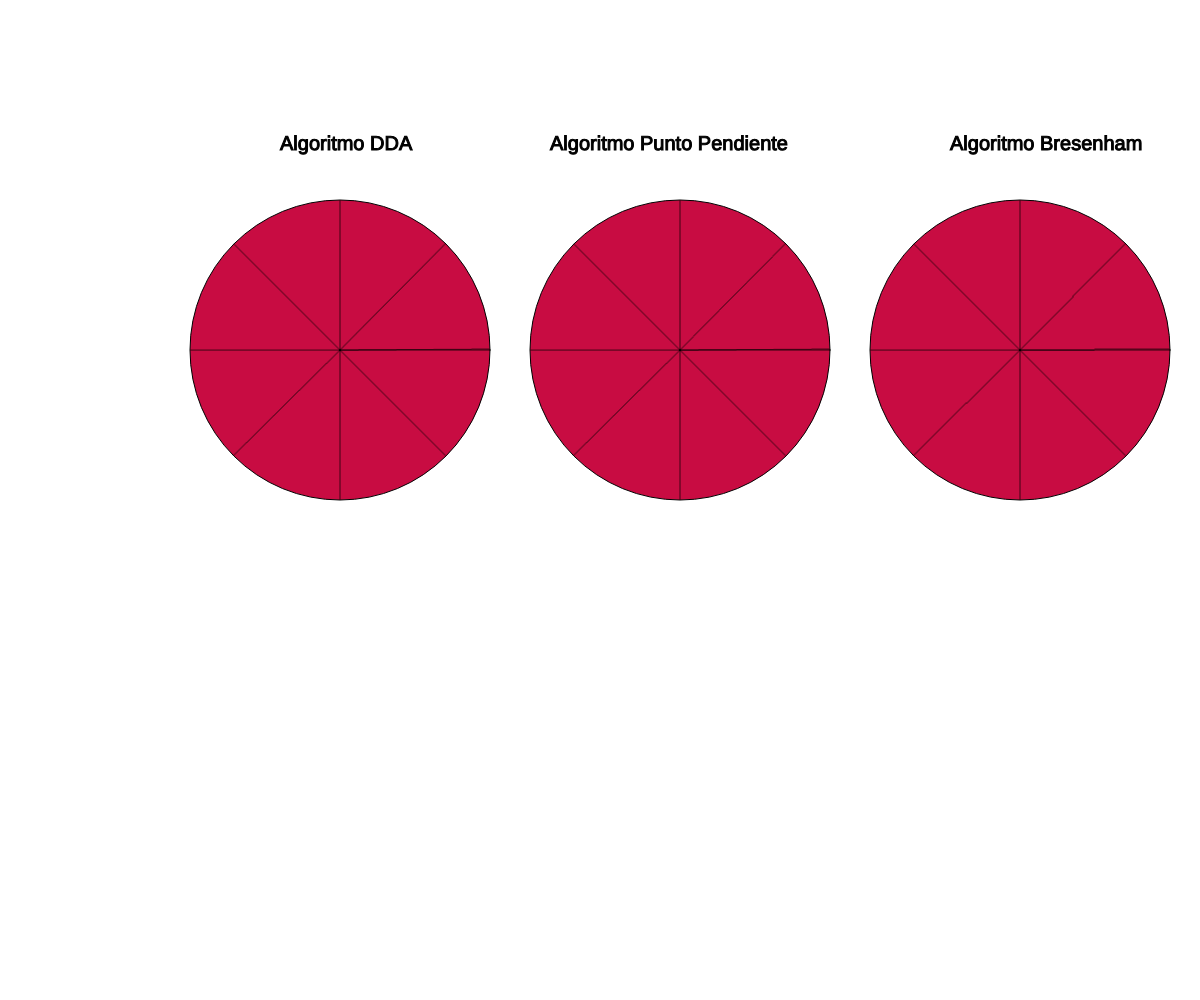
Frame 1 (no input)
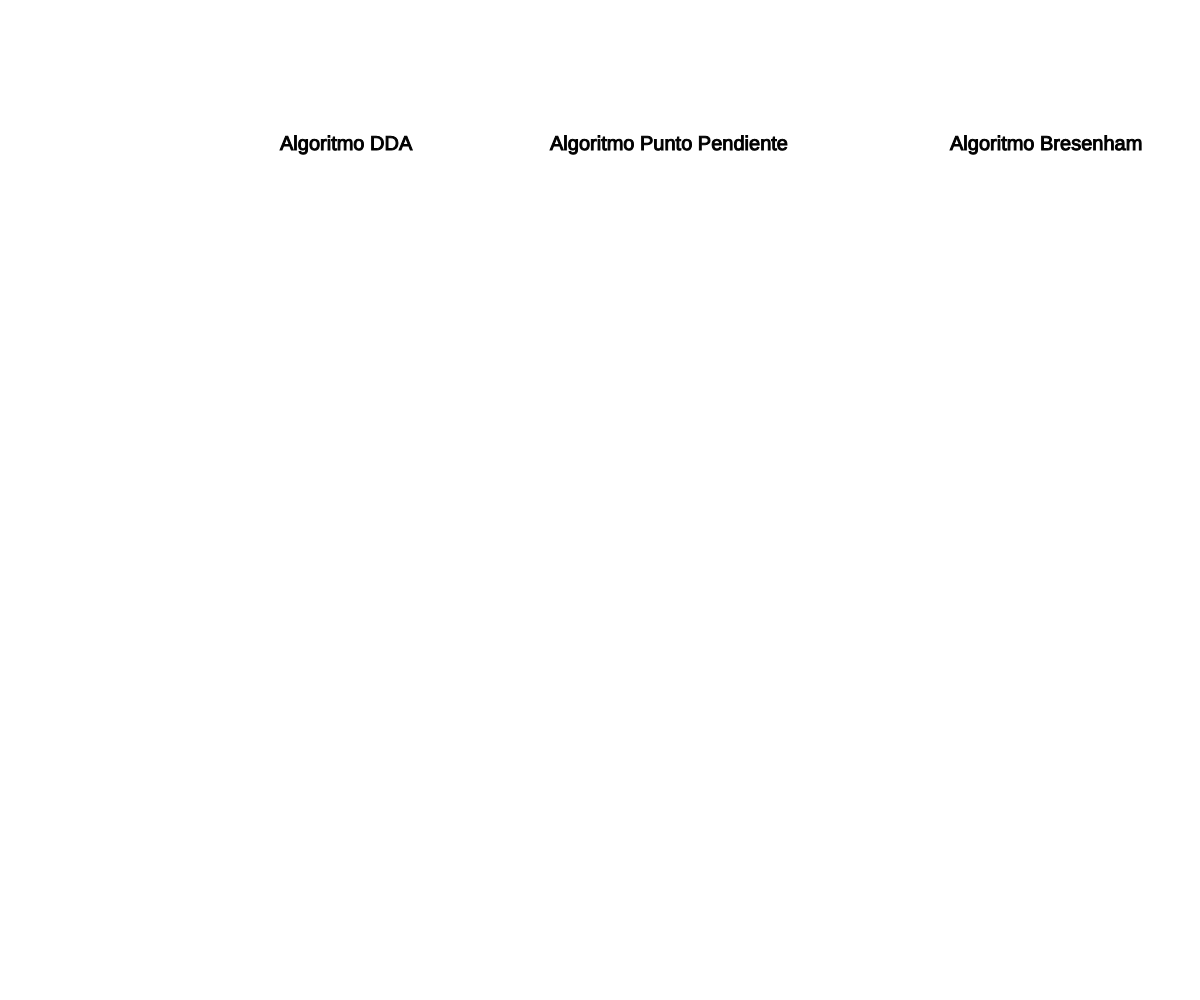
Frame 2 (the mouse pressed at the canvas centre, redrawn once)

The p5.js sketch that drew these frames (run headless with seeded random() and noise() and a simulated clock; the mouse was pressed at the canvas centre and the sketch redrawn once):

// p5.js sketch
// ── sketch.js

let titulosAlgo = ["Algoritmo Punto Pendiente", "Algoritmo DDA", "Algoritmo Bresenham"];
let radius = 150;
let centx = 0;
let centy = 350;
let x,y;


function setup() {
	createCanvas(windowWidth, windowHeight);	
}

function ecuPP(x1, y1, x2, y2){
	let x = x1;
	let y = y1;
	let stepX = 1;
	let stepY = 1;
	const dx = x2 - x1;
	const dy = y2 - y1;

	if(dx==0){
		if(dy < 0){
			stepY = -1;
		}
		while(y!= y2){
			point(x, y);
			y+= stepY;
		}
	}else{
		const m = dy / dx;
	    const b = y1 - (m * x1);
		if(dx <0) stepX = -1;
		while(x != x2){
			point(x, y);
			x+= stepX;
			y = m * x + b;
		}
    }
};

function ecuDDA(x1, y1, x2, y2){
	let dx = x2 - x1;
	let dy = y2 - y1;
	let pp;
	let x, y, auxx, auxy;
	let i = 1;

	if(abs(dx) > abs(dy)){
		pp = abs(dx);
	}
	else{
		pp = abs(dy);
	}

	auxx = dx / pp;
	auxy = dy / pp;
	x = x1;
	y = y1;

	while(i <= pp){
		point(x,y);
		x = x + auxx;
		y = y + auxy;
		i = i + 1; 
	}
};

function ecuBresenham(x1, y1, x2, y2){
    let x = x1;
    let y = y1;
    let dx = x2 - x1;
    let dy = y2 - y1;
    let sx = 1;
    let sy = 1;
  
    if (dy < 0) {
      dy = -dy;
      sy = -1;
    }
    if (dx < 0) {
      dx = -dx;
      sx = -1;
    }
  
    if (dx > dy) {
      let p = 2 * dy - dx;
      while (x != x2) {
        point(x, y);
        x += sx;
        if (p < 0) {
          p += 2 * dy;
        } else {
          y += sy;
          p += 2 * (dy - dx);
        }
      }
    } else {
      let p = 2 * dx - dy;
      while (y != y2) {
        point(x, y);
        y += sy;
        if (p < 0) {
          p += 2 * dx;
        } else {
          x += sx;
          p += 2 * (dx - dy);
        }
      }
    }
  };

function draw() {
    titulos();
    generar();
}

function generar(){
    for (let j = 0; j < 3; j++) {
        centx+=(radius*2)+40;
		fill("#C80C42");
        circle(centx, centy, radius*2);
        for (let ang = 0; ang <= 360; ang += 45) {
            let rad = radians(ang);
            x = Math.floor(centx + (radius * cos(rad)));
            y = Math.floor(centy + (radius * sin(rad)));
            switch(j){
                case 0:
                    ecuDDA(centx, centy, x, y);
                break;
                case 1:
                    ecuPP(centx, centy, x, y);
                break;
                case 2: 
                    ecuBresenham(centx, centy, x, y);
                break;
            }

          }
    }
    noLoop();
}

function titulos(){
    background(255);
    stroke(0);
	fill(0);
    textSize(20);

	text(titulosAlgo[1], 280, 150);
	text(titulosAlgo[0], 550, 150);
	text(titulosAlgo[2], 950, 150);
}
